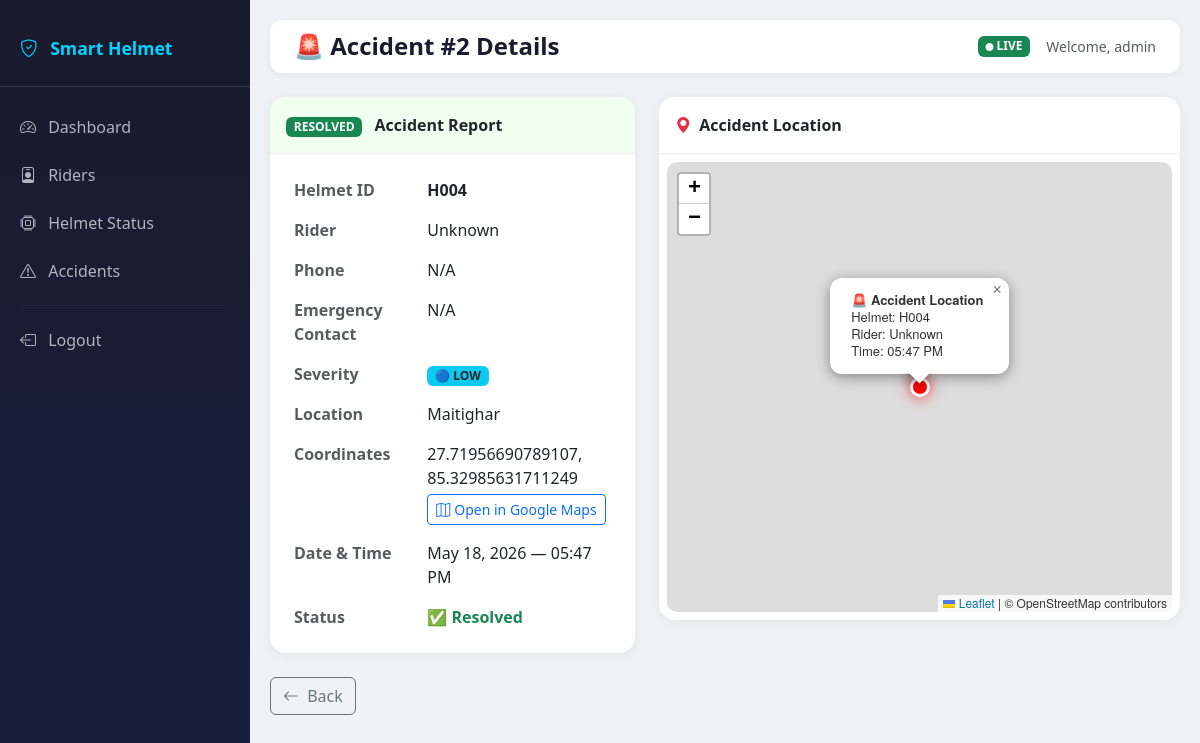
The page /accidents/2/ (signed in) on the database its author committed.
### accidents/models.py (models this page shows, shortened)
class Accident(models.Model):
    helmet = models.ForeignKey(Helmet, on_delete=models.CASCADE, related_name='accidents')
    latitude = models.FloatField(null=True, blank=True)
    longitude = models.FloatField(null=True, blank=True)
    location_description = models.CharField(max_length=200, default='Unknown')
    SEVERITY_CHOICES = [
        ('low', 'Low'),
        ('medium', 'Medium'),
        ('high', 'High'),
    ]
    severity = models.CharField(max_length=10, choices=SEVERITY_CHOICES, default='medium')
    timestamp = models.DateTimeField(auto_now_add=True)
    resolved = models.BooleanField(default=False)
    notes = models.TextField(blank=True)
    class Meta:
        ordering = ['-timestamp']

class Helmet(models.Model):
    helmet_id = models.CharField(max_length=20, unique=True)
    rider = models.OneToOneField(Rider, on_delete=models.SET_NULL, null=True, blank=True)
    battery = models.IntegerField(default=100)  # percentage
    STATUS_CHOICES = [
        ('safe', 'Safe'),
        ('accident', 'Accident Detected'),
        ('offline', 'Offline'),
    ]
    status = models.CharField(max_length=20, choices=STATUS_CHOICES, default='offline')
    gps_active = models.BooleanField(default=False)
    last_seen = models.DateTimeField(auto_now=True)

### accidents/views.py (the view)
# urls.py: path('<int:pk>/', views.accident_detail, name='accident_detail'),
@login_required
def accident_detail(request, pk):
    accident = get_object_or_404(Accident, pk=pk)
    return render(request, 'accidents/accident_detail.html', {'accident': accident})

### templates/accidents/accident_detail.html (shortened to what this page needs)
{% extends 'base.html' %}
{% block page_title %}🚨 Accident #{{ accident.pk }} Details{% endblock %}
{% block content %}
<div class="row g-4">
    <div class="col-lg-5">
        <div class="card mb-4">
            <div class="card-header p-3" style="background:{% if not accident.resolved %}#fff0f0{% else %}#f0fff0{% endif %};">
                {% if not accident.resolved %}
                <span class="badge bg-danger me-2">ACTIVE</span>
                {% else %}
                <span class="badge bg-success me-2">RESOLVED</span>
                {% endif %}
                Accident Report
            </div>
            <div class="card-body">
                <table class="table table-borderless mb-0">
                    <tr>
                        <td class="text-muted fw-semibold" style="width:40%;">Helmet ID</td>
                        <td><strong>{{ accident.helmet.helmet_id }}</strong></td>
                    </tr>
                    <tr>
                        <td class="text-muted fw-semibold">Rider</td>
                        <td>{{ accident.helmet.rider.name|default:"Unknown" }}</td>
                    </tr>
                    <tr>
                        <td class="text-muted fw-semibold">Phone</td>
                        <td>{{ accident.helmet.rider.phone|default:"N/A" }}</td>
                    </tr>
                    <tr>
                        <td class="text-muted fw-semibold">Emergency Contact</td>
                        <td>
                            {{ accident.helmet.rider.emergency_contact_name|default:"N/A" }}<br>
                        </td>
                    </tr>
                    <tr>
                        <td class="text-muted fw-semibold">Severity</td>
                        <td>
                            {% if accident.severity == 'high' %}
                            <span class="badge bg-danger">🔴 HIGH</span>
                            {% elif accident.severity == 'medium' %}
                            <span class="badge bg-warning text-dark">🟡 MEDIUM</span>
                            {% else %}
                            <span class="badge bg-info text-dark">🔵 LOW</span>
                            {% endif %}
                        </td>
                    </tr>
                    <tr>
                        <td class="text-muted fw-semibold">Location</td>
                        <td>{{ accident.location_description }}</td>
                    </tr>
                    {% if accident.latitude %}
                    <tr>
                        <td class="text-muted fw-semibold">Coordinates</td>
                        <td>
                            {{ accident.latitude }}, {{ accident.longitude }}<br>
                            <a href="https://www.google.com/maps?q={{ accident.latitude }},{{ accident.longitude }}"
                               target="_blank" class="btn btn-sm btn-outline-primary mt-1">
                                <i class="bi bi-map me-1"></i>Open in Google Maps
                            </a>
                        </td>
                    </tr>
                    {% endif %}
                    <tr>
                        <td class="text-muted fw-semibold">Date & Time</td>
                        <td>{{ accident.timestamp|date:"F d, Y — h:i A" }}</td>
                    </tr>
                    <tr>
                        <td class="text-muted fw-semibold">Status</td>
                        <td>
                            {% if accident.resolved %}
                            <span class="text-success fw-bold">✅ Resolved</span>
                            {% else %}
                            <span class="text-danger fw-bold">⚠️ Needs Attention</span>
                            {% endif %}
                        </td>
                    </tr>
                </table>
            </div>
        </div>
        <div class="d-flex gap-2">
            <a href="{% url 'accident_list' %}" class="btn btn-outline-secondary">
                <i class="bi bi-arrow-left me-1"></i> Back
            </a>
        </div>
    </div>
    <div class="col-lg-7">
        <div class="card">
            <div class="card-header p-3">
                <i class="bi bi-geo-alt-fill text-danger me-2"></i>Accident Location
            </div>
            <div class="card-body p-2">
                <div id="detail-map" style="height:450px; border-radius:10px;"></div>
            </div>
        </div>
    </div>
</div>
{% endblock %}

### templates/base.html (shortened to what this page needs)
<!DOCTYPE html>
<html lang="en">
<head>
    <link href="https://cdn.jsdelivr.net/npm/bootstrap@5.3.0/dist/css/bootstrap.min.css" rel="stylesheet">
    <link href="https://cdn.jsdelivr.net/npm/bootstrap-icons@1.11.0/font/bootstrap-icons.css" rel="stylesheet">
    <link rel="stylesheet" href="https://unpkg.com/leaflet@1.9.4/dist/leaflet.css"/>
</head>
<body>
{% if user.is_authenticated %}
<div id="sidebar">
    <div class="brand">
        <i class="bi bi-shield-check"></i>
        Smart Helmet
    </div>
    <nav class="nav flex-column mt-3">
        <a class="nav-link {% if request.resolver_match.url_name == 'home' %}active{% endif %}"
           href="{% url 'home' %}">
            <i class="bi bi-speedometer2"></i>
            Dashboard
        </a>
        <a class="nav-link {% if 'rider' in request.resolver_match.url_name %}active{% endif %}"
           href="{% url 'rider_list' %}">
            <i class="bi bi-person-badge"></i>
            Riders
        </a>
        <a class="nav-link {% if request.resolver_match.url_name == 'helmet_status' %}active{% endif %}"
           href="{% url 'helmet_status' %}">
            <i class="bi bi-cpu"></i>
            Helmet Status
        </a>
        <a class="nav-link {% if request.resolver_match.url_name == 'accident_list' %}active{% endif %}"
           href="{% url 'accident_list' %}">
            <i class="bi bi-exclamation-triangle"></i>
            Accidents
        </a>
        <hr style="border-color:#ffffff20; margin:10px 20px;">
        <a class="nav-link" href="{% url 'logout' %}">
            <i class="bi bi-box-arrow-left"></i>
            Logout
        </a>
    </nav>
</div>
<div id="main-content">
    <div class="topbar">
        <h4>
            {% block page_title %}Dashboard{% endblock %}
        </h4>
        <div class="d-flex align-items-center gap-3">
            <span class="badge bg-success">
                <i class="bi bi-circle-fill" style="font-size:0.5rem;"></i>
                LIVE
            </span>
            <span class="text-muted small">
                Welcome, {{ user.username }}
            </span>
        </div>
    </div>
{% endif %}
{% block content %}{% endblock %}
{% if user.is_authenticated %}
</div>
{% endif %}
</body>
</html>

### templates/base.html (style rules this page uses)
body { background-color: #f0f2f5; }
#sidebar { width: 250px; min-height: 100vh; background: linear-gradient(180deg, #1a1a2e 0%, #16213e 100%); position: fixed; top: 0; left: 0; z-index: 100; padding-top: 20px; }
#sidebar .brand { color: #00d4ff; font-weight: 700; font-size: 1.1rem; padding: 15px 20px 25px; border-bottom: 1px solid #ffffff20; }
#sidebar .brand i { margin-right: 8px; }
#sidebar .nav-link { color: #adb5bd; padding: 12px 20px; transition: all 0.2s; }
#sidebar .nav-link i { width: 22px; margin-right: 8px; }
#main-content { margin-left: 250px; padding: 20px; }
.topbar { background: white; padding: 12px 24px; border-radius: 12px; margin-bottom: 24px; box-shadow: 0 2px 8px rgba(0,0,0,0.06); display: flex; justify-content: space-between; align-items: center; }
.topbar h4 { margin: 0; font-weight: 600; color: #1a1a2e; }
.card { border: none; border-radius: 16px; box-shadow: 0 2px 12px rgba(0,0,0,0.06); }
.card-header { background: white; border-bottom: 1px solid #f0f0f0; border-radius: 16px 16px 0 0 !important; font-weight: 600; }

### rows shown on the page
Accident: pk "2", helmet.helmet_id "H004", helmet.rider.name "Unknown", helmet.rider.phone "N/A", helmet.rider.emergency_contact_name "N/A", location_description "Maitighar", latitude "27.71956690789107", longitude "85.32985631711249", timestamp "May 18, 2026 — 05:47 PM"

### other values the page prints
{{ user.username }} "admin"
